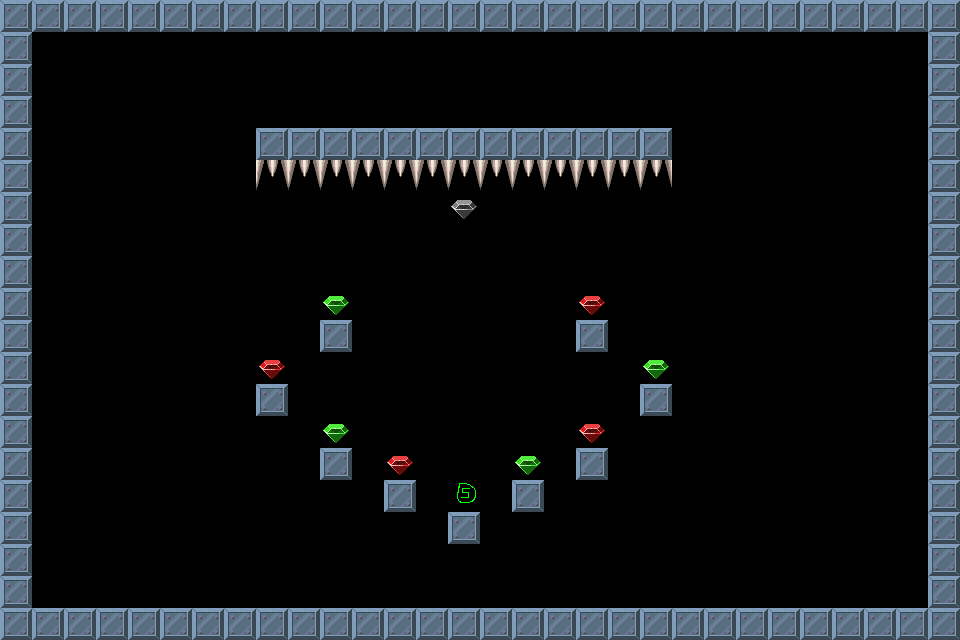

Tiled map render using the project's own tile images. Description and the map definition, with tile-layer contents summarised, below:
An orthogonal 30x20 tile map with 32x32 px tiles, 1 tile layer (Tile Layer 1).

<map version="1.0" orientation="orthogonal" width="30" height="20" tilewidth="32" tileheight="32">
 <tileset firstgid="1" name="brick-1" tilewidth="32" tileheight="32">
  <image source="brick-1.png" width="128" height="128" />
  <tile id="0">
   <properties>
    <property name="components" value="Platform" />
   </properties>
  </tile>
  <tile id="1">
   <properties>
    <property name="components" value="PlayerStart" />
   </properties>
  </tile>
  <tile id="2">
   <properties>
    <property name="components" value="Spikes, Deadly" />
   </properties>
  </tile>
  <tile id="3">
   <properties>
    <property name="components" value="Gem" />
   </properties>
  </tile>
  <tile id="4">
   <properties>
    <property name="components" value="Spikes, Deadly" />
   </properties>
  </tile>
  <tile id="5">
   <properties>
    <property name="components" value="Stone, Pushable, Platform" />
   </properties>
  </tile>
  <tile id="6">
   <properties>
    <property name="components" value="Gem, PowerUp" />
   </properties>
  </tile>
  <tile id="7">
   <properties>
    <property name="components" value="Gem, PowerDown" />
   </properties>
  </tile>
 </tileset>
 <layer name="Tile Layer 1" width="30" height="20">
  <data>[600 cells, 141 non-empty, 6 distinct tile ids]</data>
 </layer>
</map>
